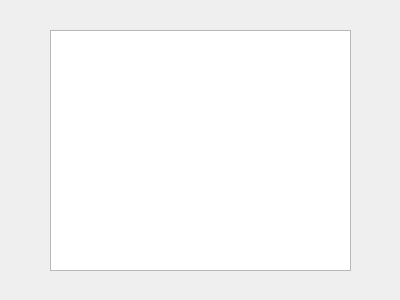
<?xml version="1.0" encoding="UTF-8"?>
<ui version="4.0">
 <class>CTopList</class>
 <widget class="QWidget" name="CTopList">
  <property name="geometry">
   <rect>
    <x>0</x>
    <y>0</y>
    <width>400</width>
    <height>300</height>
   </rect>
  </property>
  <property name="windowTitle">
   <string>Form</string>
  </property>
  <widget class="QTextBrowser" name="textBrowser">
   <property name="geometry">
    <rect>
     <x>50</x>
     <y>30</y>
     <width>301</width>
     <height>241</height>
    </rect>
   </property>
  </widget>
 </widget>
 <resources/>
 <connections/>
</ui>
